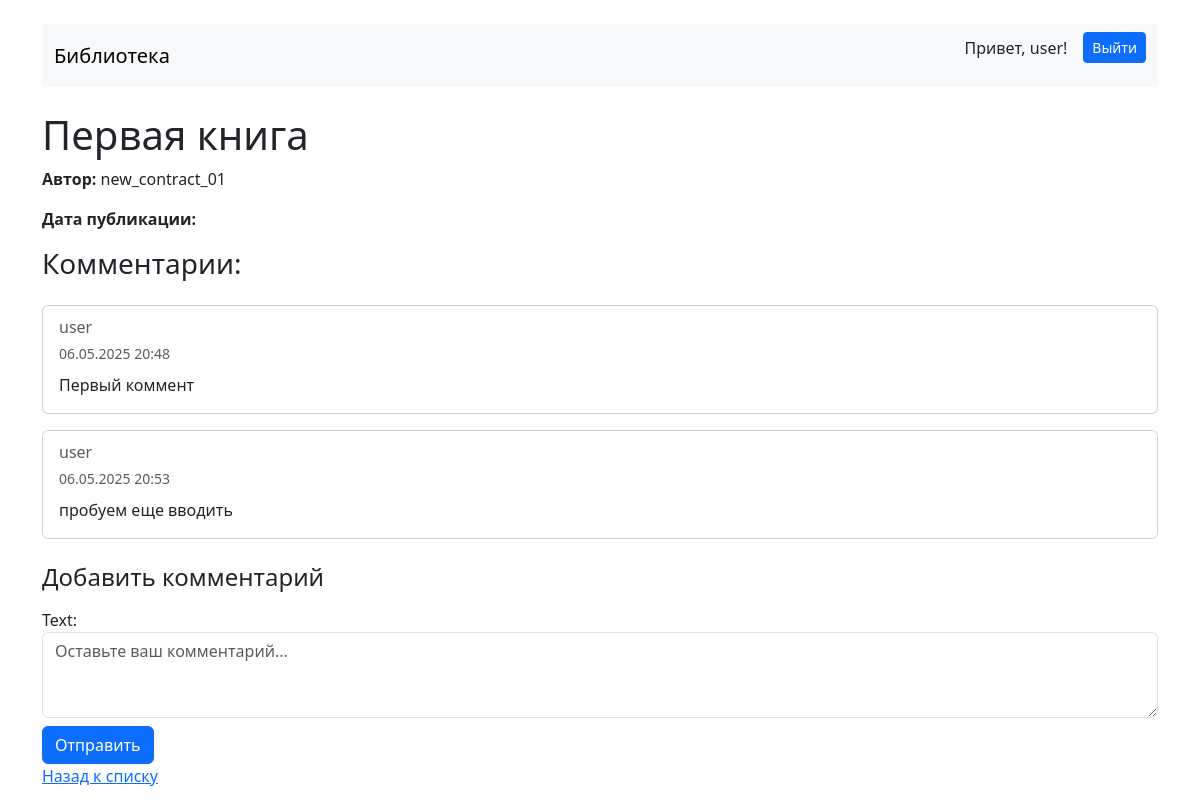
The app's page /10/ (signed in) with its own data.
### news/models.py (models this page shows, shortened)
class Book(models.Model):
    title = models.CharField(max_length=200)
    author = models.ForeignKey(Author, on_delete=models.CASCADE, related_name='books')

class Author(models.Model):
    name = models.CharField(max_length=100)
    def __str__(self):
        return self.name

class Comment(models.Model):
    book = models.ForeignKey('Book', on_delete=models.CASCADE, related_name='comments')
    user = models.ForeignKey(User, on_delete=models.CASCADE, related_name='comments')
    text = models.TextField()
    created_at = models.DateTimeField(auto_now_add=True)

### news/views.py (the view, shortened to what this page needs)
# urls.py: path('<int:pk>/', BookDetailView.as_view(), name='book_detail'),
class BookDetailView(DetailView):
    model = Book
    template_name = 'news/book_detail.html'
    context_object_name = 'book'
    def get_context_data(self, **kwargs):
        context = super().get_context_data(**kwargs)
        context['form'] = CommentForm()
        context['comments'] = self.object.comments.all()
        return context

### news/forms.py
class CommentForm(forms.ModelForm):
    class Meta:
        model = Comment
        fields = ['text']
        widgets = {
            'text': forms.Textarea(attrs={
                'class': 'form-control',
                'rows': 3,
                'placeholder': 'Оставьте ваш комментарий...'
            }),
        }

### templates/news/book_detail.html (shortened to what this page needs)
{% extends 'news/layout.html' %}
{% block content %}
<h1>{{ book.title }}</h1>
<p><strong>Автор:</strong> {{ book.author }}</p>
<p><strong>Дата публикации:</strong> {{ book.published_date }}</p>
<h3 class="mb-4">Комментарии:</h3>
<div class="mb-3">
  {% for comment in comments %}
    <div class="card mb-3">
      <div class="card-body">
        <h6 class="card-subtitle mb-1 text-muted">{{ comment.user.username }}</h6>
        <small class="text-muted">{{ comment.created_at|date:"d.m.Y H:i" }}</small>
        <p class="card-text mt-2">{{ comment.text }}</p>
      </div>
    </div>
  {% empty %}
    <p>Комментариев пока нет.</p>
  {% endfor %}
</div>
{% if user.is_authenticated %}
    <h4 class="mt-4">Добавить комментарий</h4>
    <form method="post" class="mt-3">
      <div class="form-group">
        {{ form.text.label_tag }}
        {{ form.text }}
      </div>
      <button type="submit" class="btn btn-primary mt-2">Отправить</button>
    </form>
{% else %}
  <p><a href="{% url 'login' %}">Войдите</a>, чтобы оставить комментарий.</p>
{% endif %}
<a href="{% url 'book_list' %}">Назад к списку</a>
{% endblock %}

### templates/news/layout.html (shortened to what this page needs)
<!DOCTYPE html>
<html lang="ru">
<head>
    <link href="https://cdn.jsdelivr.net/npm/bootstrap@5.3.3/dist/css/bootstrap.min.css" rel="stylesheet">
</head>
<body class="container mt-4">
<nav class="navbar navbar-expand-lg navbar-light bg-light mb-4">
        <div class="container-fluid">
            <a class="navbar-brand" href="/">Библиотека</a>
            <div class="d-flex">
                {% if user.is_authenticated %}
                    <div class="d-flex justify-content-end align-items-center mb-3 gap-3">
                        <span>Привет, {{ user.username }}!</span>
                        <form method="post" action="{% url 'logout' %}">
                            <button type="submit" class="btn btn-primary btn-sm">Выйти</button>
                        </form>
                    </div>
                {% else %}
                    <div class="d-flex justify-content-end mb-3">
                        <a href="{% url 'login' %}" class="btn btn-primary btn-sm">Войти</a>
                    </div>
                {% endif %}
            </div>
        </div>
    </nav>
    {% block content %}{% endblock %}
</body>
</html>

### records on screen
Book: title "Первая книга", author "new_contract_01"
Comment: user.username "user", created_at "06.05.2025 20:48", text "Первый коммент"
Comment: user.username "user", created_at "06.05.2025 20:53", text "пробуем еще вводить"

### other values on screen
{{ user.username }} "user"
